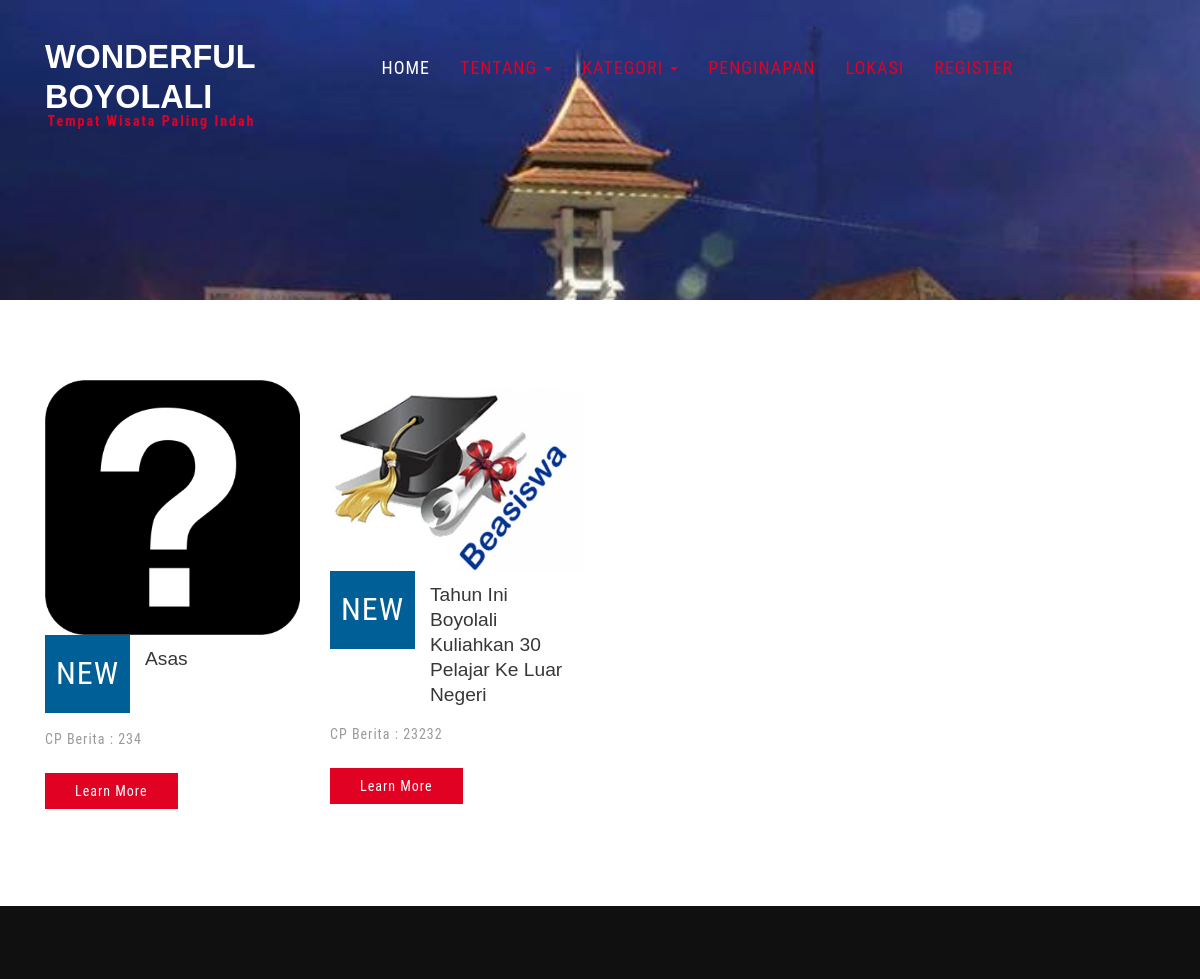
Before: /index.php/main/allberita (upper part) with the older database file.
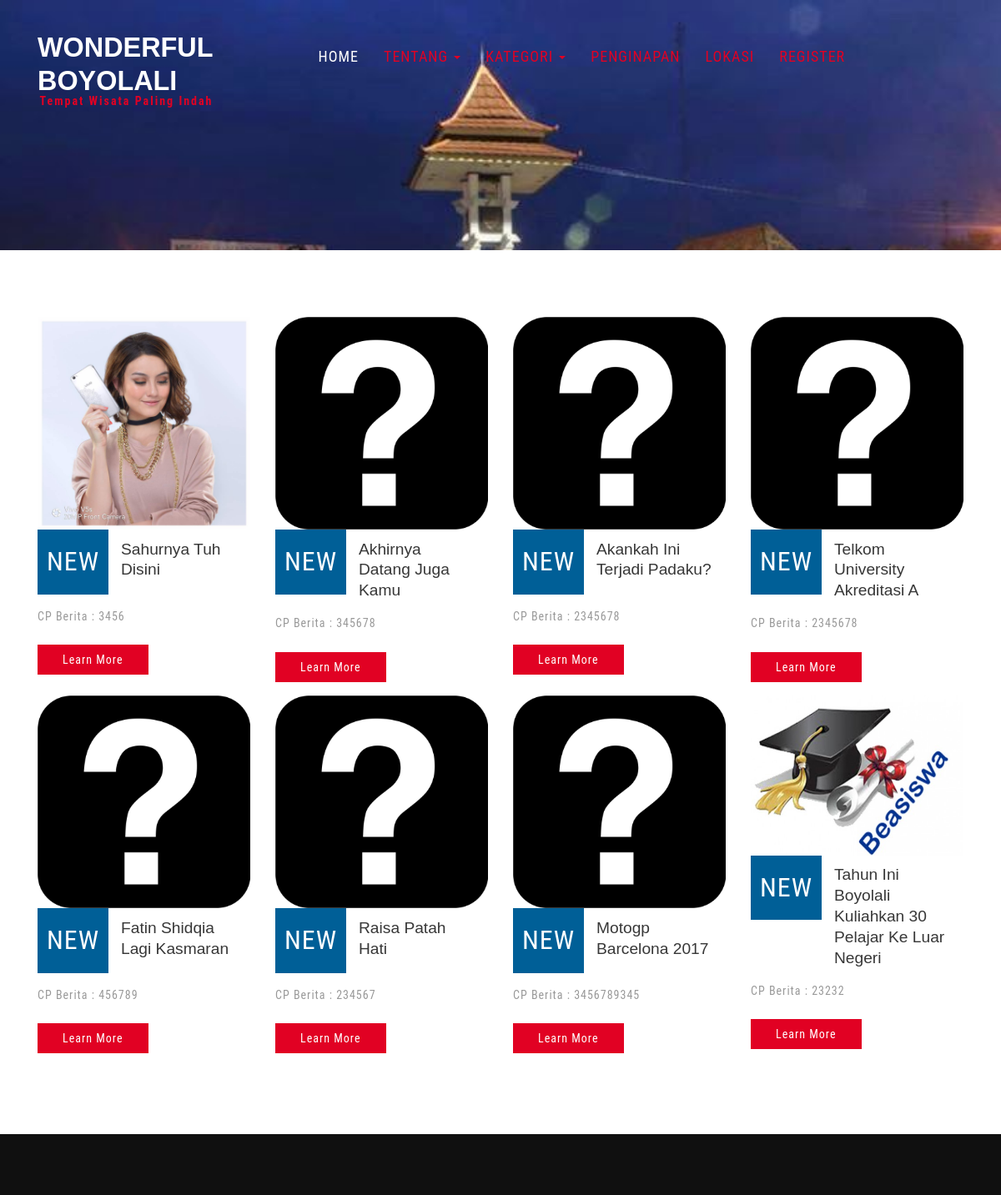
After: the same page with the newer database file.
### tables this page shows
CREATE TABLE `berita_terbaru` (
  `id_berita` int(5) NOT NULL,
  `judul_berita` varchar(100) NOT NULL,
  `tgl_berita` date NOT NULL,
  `ket_berita` text NOT NULL,
  `cp_berita` varchar(15) NOT NULL,
  `id_admin` int(5) NOT NULL
);

### application/controllers/Main.php (called while the page is built, shortened)
<?php
class Main extends CI_Controller {
	public function allberita(){
		$this->load->model('m_dashboard');
        $this->load->view('main/header1');
		$data['berita'] = $this->m_dashboard->tampil_berita()->result();
        $this->load->view('allberita',$data);
		$this->load->view('main/footer');
	}
}

### index.php (called while the page is built, shortened)
<?php
require_once BASEPATH.'core/CodeIgniter.php';

### application/models/m_dashboard.php (called while the page is built, shortened)
<?php
class m_dashboard extends CI_Model{
    public function tampil_berita(){
        $query = $this->db->query("SELECT * FROM berita_terbaru order by id_berita desc");
            return $query;
    }
}
?>

### application/views/allberita.php (the view, shortened to what this page needs)
<?php
	$CI =& get_instance();
?>
	<div class="banner-bottom">
		<div class="container">
			<div class="banner-bottom-grids">
				<?php $no=1; foreach($berita as $a){ ?>
				<div class="col-md-3 banner-bottom-grid w3-agileits">
					<?php
						$dapetgambarberita = "";
						$getgambar =$CI->db->query('select gambar from gambar_berita where id_berita="'.$a->id_berita.'"');
						foreach ($getgambar->result() as $row){
						    $dapetgambarberita = $row->gambar;
						}
					?>
					<?php
					if ($dapetgambarberita=="") {
						?>
							<img src="<?php echo base_url()?>assets/images/tanya.png" alt=" " class="img-responsive" />
						<?php
					}else{
						?>
							<img src="<?php echo base_url()?>upload-foto/<?php echo $dapetgambarberita; ?>" alt=" " class="img-responsive" />
						<?php
					}
					?>
					<div class="banner-bottom-grid-info">
						<div class="col-xs-4 banner-bottom-grid-infol">
							<p>NEW</p>
						</div>
						<div class="col-xs-8 banner-bottom-grid-infor">
							<h3><?php echo $a->judul_berita; ?></h3>
						</div>
						<div class="clearfix"> </div>
						<p class="vel">CP Berita : <?php echo $a->cp_berita; ?></p>
							<div class="more">
								<a href="<?php echo base_url()?>index.php/detailberita/<?php echo $a->id_berita; ?>">Learn More</a>
							</div>
					</div>
				</div>
				<?php $no++;
			 	} ?>
				<div class="clearfix"> </div>
			</div>
		</div>
	</div>

### application/views/main/header1.php (shortened to what this page needs)
<!DOCTYPE html>
<html>
<head>
<link href="<?php echo base_url()?>assets/css/bootstrap.css" rel="stylesheet" type="text/css" media="all" />
<link href="<?php echo base_url()?>assets/css/style.css" rel="stylesheet" type="text/css" media="all" />
<link href="<?php echo base_url()?>assets/css/font-awesome.min.css" rel="stylesheet" type="text/css" media="all">
</head>
<body>
	<div class="banner1">
		<div class="container">
			<div class="header-nav">
				<nav class="navbar navbar-default">
					<div class="navbar-header">
					  <div class="logo">
  						<h1><a class="navbar-brand" href="<?php echo base_url()?>">Wonderful <br><br>Boyolali<span>Tempat Wisata Paling Indah</span></a></h1>
  					  </div>
					</div>
					<div class="collapse navbar-collapse nav-wil" id="bs-example-navbar-collapse-1">
						<ul class="nav navbar-nav">
							<li class="active"><a href="<?php echo base_url()?>">Home</a></li>
                            <li class="dropdown">
                               <a href="<?php echo base_url()?>" class="dropdown-toggle" data-hover="Pages" data-toggle="dropdown">Tentang <b class="caret"></b></a>
                            </li>
                            <li class="dropdown">
                               <a href="<?php echo base_url()?>" class="dropdown-toggle" data-hover="Pages" data-toggle="dropdown">Kategori <b class="caret"></b></a>
                            </li>
							<li><a href="<?php echo base_url()?>index.php/penginapan">Penginapan</a></li>
							<li><a href="<?php echo base_url()?>index.php/lokasi">Lokasi</a></li>
							<?php if(isset($_SESSION['logged_in']))
							{ ?>
								<li><a href="<?php echo base_url()?>index.php/dashboard/logOut" >LOGOUT</a></li>
							<?php }else{ ?>
							<li><a href="<?php echo base_url()?>index.php/login">Register</a></li>
							<?php } ?>
						</ul>
					</div>
				</nav>
			</div>
		</div>
	</div>

### application/views/main/footer.php (shortened to what this page needs)
	<div class="footer w3layouts">
	</div>
</body>
</html>

### assets/css/style.css (style rules this page uses)
html, body { font-size: 100%; background: #fff; font-family: 'Roboto Condensed', sans-serif; }
h1,h2,h3,h4,h5,h6 { margin:0; font-family: 'Montserrat', sans-serif; }
p { margin:0; letter-spacing:1px; }
ul,label { margin:0; padding:0; }
.banner1 { background: url(../images/b5.jpg) no-repeat 0px 0px; background-size: cover; -webkit-background-size: cover; -moz-background-size: cover; -o-background-size: cover; -ms-background-size: cover; min-height:300px; }
.navbar-brand { font-size: 0.9em; color: #fff !important; text-decoration: none; font-family: 'Montserrat', sans-serif; text-transform: uppercase; font-weight: bold; }
.navbar-brand span { display: block; font-size: 14px; text-align: right; color: #e10123; text-transform: capitalize; font-family: 'Roboto Condensed', sans-serif; margin-top: 4px; letter-spacing: 2px; }
.navbar-default { background: none; border: none; }
.navbar-nav { float: left; margin:0.7em 0 0 6em; }
.navbar-default .navbar-nav > .active > a, .navbar-default .navbar-nav > .active > a:hover, .navbar-default .navbar-nav > .active > a:focus { color: #fff; background: none; }
.navbar-default .navbar-nav > li > a { color: #e10123; font-size: 18px; font-size: 18px; letter-spacing: 1px; text-transform: uppercase; }
.header-nav { padding: 2em 0 0; }
.more a { font-size: 14px; color: #fff; text-decoration: none; padding: 10px 30px; background: #e10123; transition:.5s all; -webkit-transition:.5s all; -moz-transition:.5s all; -o-transition:.5s all; -ms-transition:.5s all;letter-spacing:1px; }
.banner-bottom,.testimonials,.banner-bottom-video,.about,.history,.typo,.gallery,.contact,.single { padding:5em 0; }
.banner-bottom-grid-infol { padding:1em 0em; background:#005F97; }
.banner-bottom-grid-infol p { font-size:2em; color:#fff; margin:0; text-align:center; }
.banner-bottom-grid-infor h3 { font-family: 'Montserrat', sans-serif; font-size:1.2em; color:#373737; text-transform:capitalize; margin: .6em 0 0; line-height: 1.3em; }
p.vel { color:#999; margin:1em 0 2em; line-height:1.8em; font-size:14px; }
.footer { padding: 5em 0 4em; background-color: rgb(16, 16, 16); }

Changed rows visible on the page:
removed berita_terbaru: judul_berita "Asas", cp_berita "234"
added berita_terbaru: shows a picture, judul_berita "Sahurnya Tuh Disini", cp_berita "3456"
added berita_terbaru: judul_berita "Akhirnya Datang Juga Kamu", cp_berita "345678"
added berita_terbaru: judul_berita "Akankah Ini Terjadi Padaku?", cp_berita "2345678"
added berita_terbaru: judul_berita "Telkom University Akreditasi A", cp_berita "2345678"
added berita_terbaru: judul_berita "Fatin Shidqia Lagi Kasmaran", cp_berita "456789"
added berita_terbaru: judul_berita "Raisa Patah Hati", cp_berita "234567"
added berita_terbaru: judul_berita "Motogp Barcelona 2017", cp_berita "3456789345"
